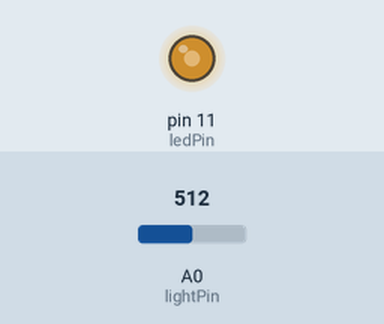
Recording of a sketch running on a simulated Arduino Uno, built with avr-gcc and run on an emulated ATmega328P. On the bench: output pins drawn as LEDs (lit = HIGH). Inputs (shaded band) come from the test bench; at power-on: A0 (lightPin) = 512.

Above: at 1.2 s.
1.3 s: A0 (lightPin) set to 716
At 2.2 s:
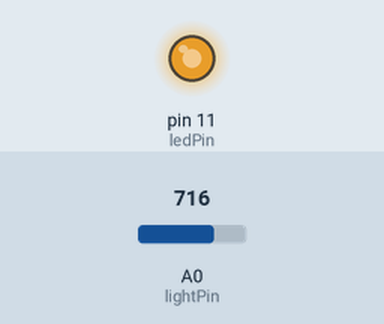
2.8 s: A0 (lightPin) set to 306
At 3.4 s:
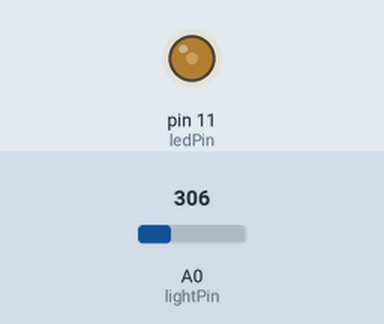
4.3 s: A0 (lightPin) set to 122
At 5.5 s:
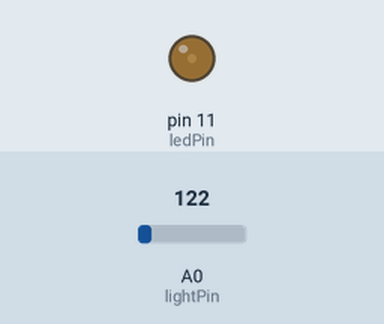
5.8 s: A0 (lightPin) set to 0
At 6.9 s:
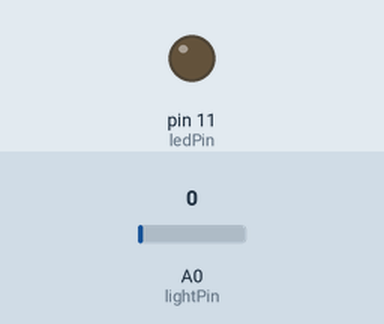
Timing chart, 0 to 8.3 s (numbered marks = the images above; inputs shaded):
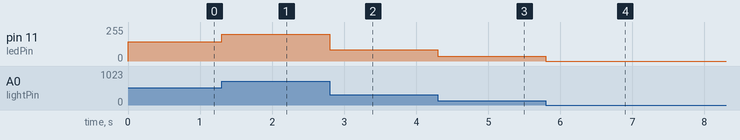

The sketch:

photoresistant_dynamicLightB_Y.ino
```cpp
/*

  RGB_LED_Color_Fade_Cycle.pde

  Cycles through the colors of a RGB LED

*/

// LED leads connected to PWM pins
const int GREEN_LED_PIN = 9;
const int BLUE_LED_PIN = 10;
const int RED_LED_PIN = 11;

//PhotoResistor Pin
int lightPin = 0; //the analog pin the photoresistor is
                  //connected to
                  //the photoresistor is not calibrated to any units so
                  //this is simply a raw sensor value (relative light)
//LED Pin
int ledPin = 11;   //the pin the LED is connected to
                  //we are controlling brightness so
                  //we use one of the PWM (pulse width
                  // modulation pins)

void setup() {
  pinMode(ledPin, OUTPUT); //sets the LED common to varying intensities depending on the photoresistor
}

void loop() {

 int lightLevel = analogRead(lightPin); //Read the
                                        // lightlevel

 lightLevel = map(lightLevel, 0, 900, 0, 255);
         //adjust the value 0 to 900 to
         //span 0 to 255

 lightLevel = constrain(lightLevel, 0, 255);//make sure the
                                           //value is betwween
                                           //0 and 255

  analogWrite(ledPin, lightLevel);  //write the value

}
```

Measured:
- after the input at 1.3 s, pin 11 (ledPin): 145/255 → 202/255 at once
- after the input at 2.8 s, pin 11 (ledPin): 202/255 → 86/255 at once
- after the input at 4.3 s, pin 11 (ledPin): 86/255 → 34/255 at once
- after the input at 5.8 s, pin 11 (ledPin): 34/255 → 0/255 at once
